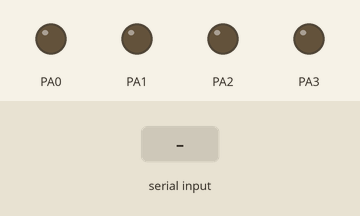
Recording of a program running on a simulated ATmega32, built with avr-gcc and emulated at 16 MHz. On the bench: output pins drawn as LEDs (lit = HIGH). The test bench sets the inputs (shaded band). What the program prints to the serial monitor is not drawn.

Above: at 1.2 s.
1.3 s: "W" received over Serial
At 1.9 s:
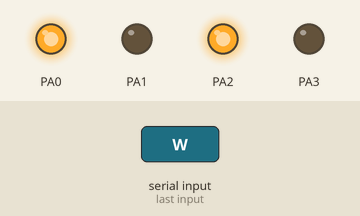
2.8 s: "S" received over Serial
At 4.0 s:
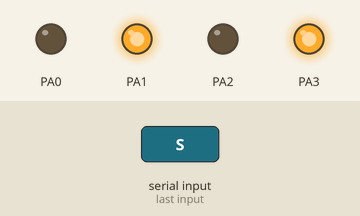
4.3 s: "D" received over Serial
At 5.4 s:
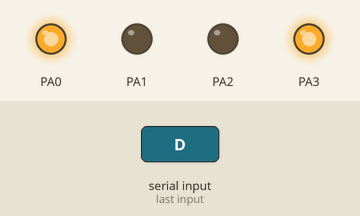
5.8 s: "A" received over Serial
At 6.5 s:
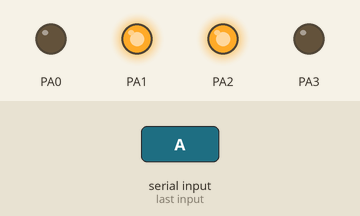
7.3 s: "1" received over Serial
At 7.7 s:
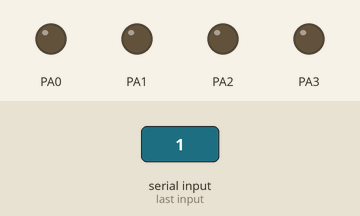
Timing chart, 0 to 9.8 s (numbered marks = the images above; inputs shaded):
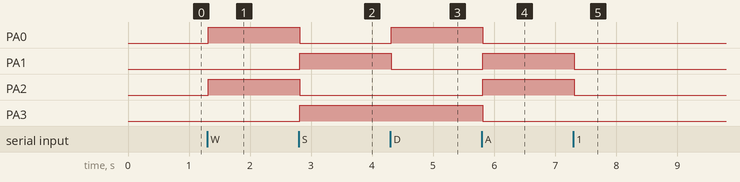

Measured:
- after the input at 1.3 s, PA0, PA2: LOW → HIGH at once
- after the input at 2.8 s, PA0, PA2: HIGH → LOW at once; PA1, PA3: LOW → HIGH at once
- after the input at 4.3 s, PA0: LOW → HIGH at once; PA1: HIGH → LOW at once
- after the input at 5.8 s, PA0, PA3: HIGH → LOW at once; PA1, PA2: LOW → HIGH at once
- after the input at 7.3 s, PA1, PA2: HIGH → LOW at once

The program:

main.c
```c
/*
 * uart.c
 *
 * Created: 13/02/2018 20:57:10
 * Author : A
 */
#define F_CPU 16000000
#include <avr/io.h>
#include <util/delay.h>


void forward()
{
	PORTA=0b00000101;
}
void backward()
{
	PORTA=0b00001010;
}
void right()
{
	PORTA=0b00001001;
}
void left()
{
	PORTA=0b00000110;
}
void stop()
{
	PORTA=0;
}
int main(void)
{
	DDRA = 0b00001111;
	uint16_t UBRRValue = 103;
	UBRRL = (uint8_t)UBRRValue;
	UBRRH = (uint8_t)(UBRRValue>>8);
	UCSRB = (1<<RXEN)|(1<<TXEN);
	UCSRC|= (3<<UCSZ0);
    /* Replace with your application code */
    while (1)
    {
		while(!(UCSRA&(1<<RXC)));
		//PORTC=UDR;
		//if(UDR=='a')
		//forward();

		switch(UDR)
		{
			case 'W':forward(); break;
		case 'S': backward(); break;
		case 'D':right(); break;
		case'A': left();  break;
		default : stop(); break;
		}
		UDR=0;

    }
return 0;
}
```
